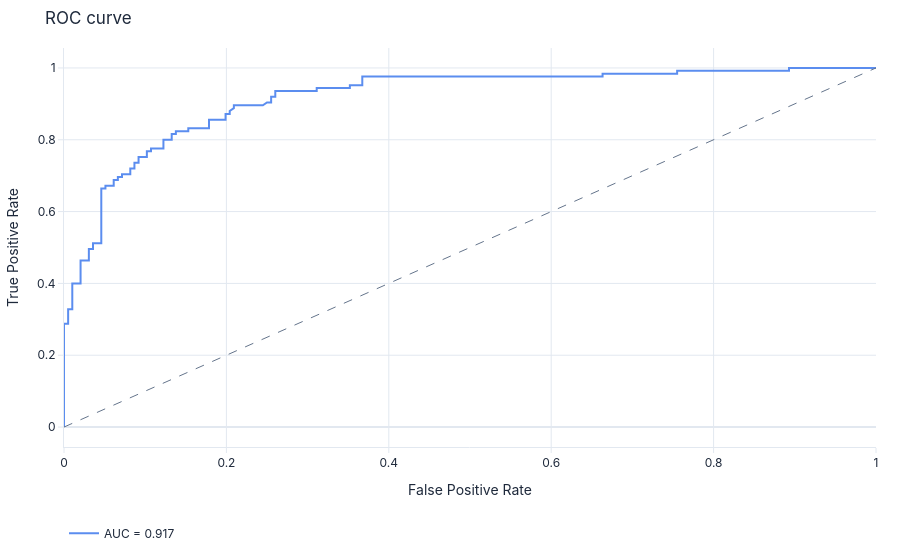

Here is the notebook cell this chart was saved with:
### Code cell
# Create the ROC curve
fig_roc = roc_curve(clf_final.pipeline, exp.X_test, exp.y_test)
fig_roc.show()

### Figure 1 — Plotly figure (JSON) as saved in the notebook; plotly's stock layout.template omitted (floating-point values rounded to 4 significant figures)
{"data": [{"hovertemplate": "FPR: %{x:.3f}<br>TPR: %{y:.3f}<extra></extra>", "line": {"color": "#5B8DEF", "width": 2}, "mode": "lines", "name": "AUC = 0.917", "type": "scatter", "x": [0.0, 0.0, 0.0, 0.005102, 0.005102, 0.0102, 0.0102, 0.02041, 0.02041, 0.03061, 0.03061, 0.03571, 0.03571, 0.04592, 0.04592, 0.05102, 0.05102, 0.06122, 0.06122, 0.06633, 0.06633, 0.07143, 0.07143, 0.08163, 0.08163, 0.08673, 0.08673, 0.09184, 0.09184, 0.102, 0.102, 0.1071, 0.1071, 0.1224, 0.1224, 0.1327, 0.1327, 0.1378, 0.1378, 0.1531, 0.1531, 0.1786, 0.1786, 0.199, 0.199, 0.2041, 0.2041, 0.2092, 0.2092, 0.2449, 0.25, 0.2551, 0.2551, 0.2602, 0.2602, 0.3112, 0.3112, 0.352, 0.352, 0.3673, 0.3673, 0.6633, 0.6633, 0.7551, 0.7551, 0.8929, 0.8929, 0.9184, 0.9286, 0.9388, 0.949, 1.0], "y": [0.0, 0.008, 0.288, 0.288, 0.328, 0.328, 0.4, 0.4, 0.464, 0.464, 0.496, 0.496, 0.512, 0.512, 0.664, 0.664, 0.672, 0.672, 0.688, 0.688, 0.696, 0.696, 0.704, 0.704, 0.72, 0.72, 0.736, 0.736, 0.752, 0.752, 0.768, 0.768, 0.776, 0.776, 0.8, 0.8, 0.816, 0.816, 0.824, 0.824, 0.832, 0.832, 0.856, 0.856, 0.872, 0.872, 0.88, 0.888, 0.896, 0.896, 0.904, 0.904, 0.92, 0.92, 0.936, 0.936, 0.944, 0.944, 0.952, 0.952, 0.976, 0.976, 0.984, 0.984, 0.992, 0.992, 1.0, 1.0, 1.0, 1.0, 1.0, 1.0]}, {"hoverinfo": "skip", "line": {"color": "#64748B", "dash": "dash", "width": 1}, "mode": "lines", "name": "Random", "showlegend": false, "type": "scatter", "x": [0, 1], "y": [0, 1]}], "layout": {"font": {"color": "#1E293B", "family": "Inter, system-ui, sans-serif", "size": 12}, "hoverlabel": {"bgcolor": "white", "bordercolor": "#E2E8F0", "font": {"family": "Inter, system-ui, sans-serif", "size": 12}}, "legend": {"bgcolor": "rgba(0,0,0,0)", "borderwidth": 0, "orientation": "h", "x": 0, "y": -0.18}, "margin": {"b": 48, "l": 56, "r": 24, "t": 48}, "paper_bgcolor": "rgba(0,0,0,0)", "plot_bgcolor": "rgba(0,0,0,0)", "showlegend": true, "title": {"text": "ROC curve"}, "xaxis": {"automargin": true, "gridcolor": "#E2E8F0", "linecolor": "#E2E8F0", "tickcolor": "#E2E8F0", "ticks": "outside", "title": {"text": "False Positive Rate"}, "zerolinecolor": "#E2E8F0"}, "yaxis": {"automargin": true, "gridcolor": "#E2E8F0", "linecolor": "#E2E8F0", "tickcolor": "#E2E8F0", "ticks": "outside", "title": {"text": "True Positive Rate"}, "zerolinecolor": "#E2E8F0"}}}
